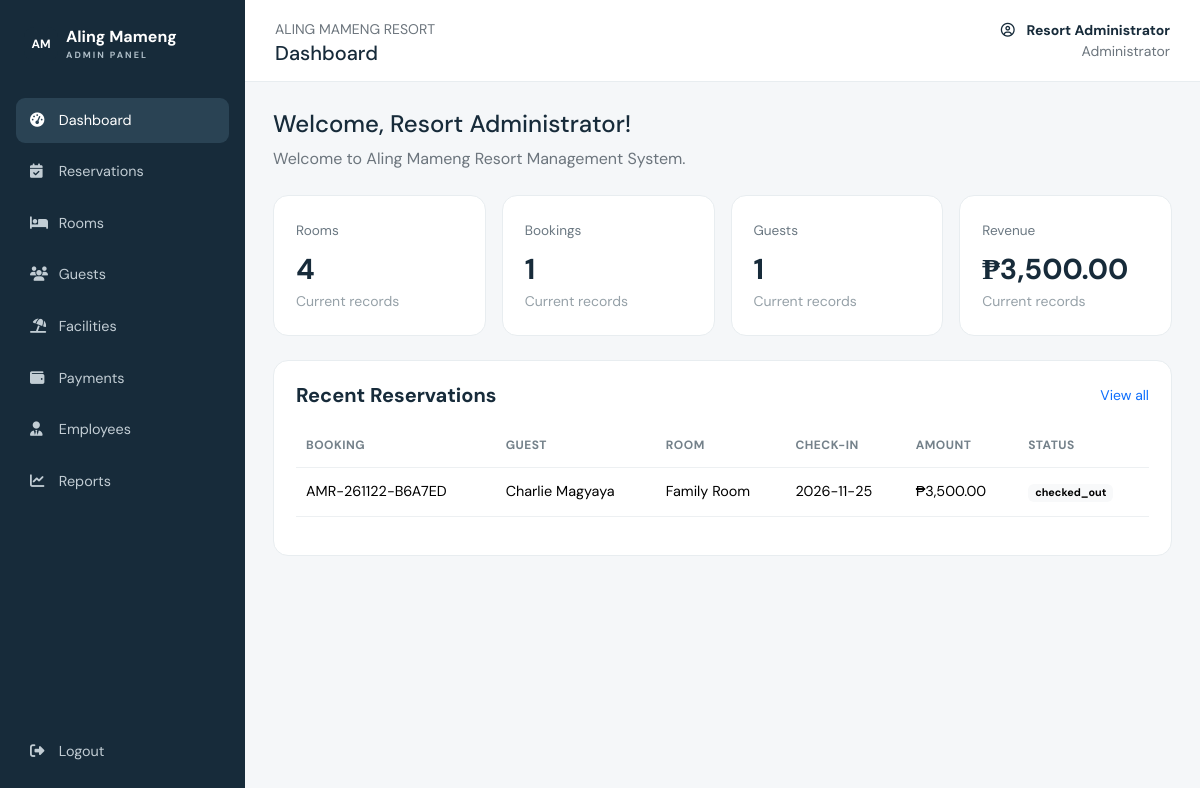
The app's page /AMR/admin/dashboard.php (signed in) with its own data.
### tables this page shows
CREATE TABLE `bookings` (
  `id` int(11) NOT NULL,
  `booking_code` varchar(30) NOT NULL,
  `user_id` int(11) NOT NULL,
  `room_id` int(11) NOT NULL,
  `check_in` date NOT NULL,
  `check_out` date NOT NULL,
  `guests` int(11) NOT NULL DEFAULT 1,
  `nights` int(11) NOT NULL,
  `total_amount` decimal(10,2) NOT NULL,
  `status` enum('pending','confirmed','checked_in','checked_out','cancelled') DEFAULT 'pending',
  `special_request` text DEFAULT NULL,
  `created_at` timestamp NOT NULL DEFAULT current_timestamp()
);

CREATE TABLE `users` (
  `id` int(11) NOT NULL,
  `full_name` varchar(120) NOT NULL,
  `email` varchar(160) NOT NULL,
  `phone` varchar(30) DEFAULT NULL,
  `password_hash` varchar(255) NOT NULL,
  `role` enum('admin','guest') NOT NULL DEFAULT 'guest',
  `created_at` timestamp NOT NULL DEFAULT current_timestamp()
);

CREATE TABLE `rooms` (
  `id` int(11) NOT NULL,
  `room_name` varchar(120) NOT NULL,
  `room_type` varchar(80) NOT NULL,
  `description` text DEFAULT NULL,
  `capacity` int(11) NOT NULL DEFAULT 2,
  `price_per_night` decimal(10,2) NOT NULL,
  `image` varchar(255) DEFAULT 'assets/images/room-placeholder.jpg',
  `status` enum('available','maintenance','inactive') DEFAULT 'available',
  `created_at` timestamp NOT NULL DEFAULT current_timestamp()
);

### AMR/config.php (called while the page is built, shortened)
<?php
function e(?string $value): string {
    return htmlspecialchars($value ?? '', ENT_QUOTES, 'UTF-8');
}
function money($amount): string {
    return '₱' . number_format((float)$amount, 2);
}

### AMR/admin/dashboard.php (the view, shortened to what this page needs)
<?php
require_once __DIR__.'/../config.php';
$employeeName = $_SESSION['name'] ?? 'Employee';
$stats = [
    'Rooms' => $pdo->query("SELECT COUNT(*) FROM rooms")->fetchColumn(),
    'Bookings' => $pdo->query("SELECT COUNT(*) FROM bookings WHERE status NOT IN ('cancelled')")->fetchColumn(),
    'Guests' => $pdo->query("SELECT COUNT(*) FROM users WHERE role='guest'")->fetchColumn(),
    'Revenue' => $pdo->query("SELECT COALESCE(SUM(amount),0) FROM payments WHERE payment_status='paid'")->fetchColumn()
];
$recent = $pdo->query("
    SELECT b.*, u.full_name, r.room_name
    FROM bookings b
    JOIN users u ON u.id=b.user_id
    JOIN rooms r ON r.id=b.room_id
    ORDER BY b.created_at DESC
    LIMIT 8
")->fetchAll();
require '_layout_top.php';
?>
<div class="mb-4">
    <h4>Welcome, <?= e($employeeName) ?>!</h4>
    <p class="text-secondary">
        Welcome to Aling Mameng Resort Management System.
    </p>
</div>
<div class="row g-3 mb-4">
    <?php foreach($stats as $label => $value): ?>
        <div class="col-6 col-xl-3">
            <div class="stat-card">
                <span><?= e($label) ?></span>
                <h3>
                    <?= $label === 'Revenue'
                        ? money($value)
                        : number_format((int)$value) ?>
                </h3>
                <small>Current records</small>
            </div>
        </div>
    <?php endforeach; ?>
</div>
<div class="content-card">
    <div class="d-flex justify-content-between align-items-center mb-3">
        <h5 class="mb-0">Recent Reservations</h5>
        <a href="reservations.php" class="small">View all</a>
    </div>
    <div class="table-responsive">
        <table class="table align-middle">
            <thead>
                <tr>
                    <th>Booking</th>
                    <th>Guest</th>
                    <th>Room</th>
                    <th>Check-in</th>
                    <th>Amount</th>
                    <th>Status</th>
                </tr>
            </thead>
            <tbody>
                <?php foreach($recent as $b): ?>
                    <tr>
                        <td><?= e($b['booking_code']) ?></td>
                        <td><?= e($b['full_name']) ?></td>
                        <td><?= e($b['room_name']) ?></td>
                        <td><?= e($b['check_in']) ?></td>
                        <td><?= money($b['total_amount']) ?></td>
                        <td>
                            <span class="badge text-bg-light">
                                <?= e($b['status']) ?>
                            </span>
                        </td>
                    </tr>
                <?php endforeach; ?>
            </tbody>
        </table>
    </div>
</div>
<?php require '_layout_bottom.php'; ?>

### AMR/assets/css/style.css (style rules this page uses)
:root { --ink:#172b3a;--muted:#6b7882;--line:#e8edf0;--soft:#f5f7f8;--blue:#dce8ef }
* { box-sizing:border-box }
body { font-family:'DM Sans',sans-serif;color:var(--ink);background:#fff }
h1,h2,h3,.display-font { font-family:'Playfair Display',serif }
a { text-decoration:none }
.admin-body { background:#f5f7f9 }
.stat-card,.content-card { background:#fff;border:1px solid var(--line);border-radius:15px;padding:22px }
.stat-card span { font-size:.85rem;color:var(--muted) }
.stat-card h3 { font-family:'DM Sans';font-weight:700;font-size:1.8rem;margin:10px 0 3px }
.stat-card small { color:#96a1a8 }
.content-card h5 { font-weight:700;margin-bottom:18px }
.table { font-size:.9rem }
.table>:not(caption)>*>* { padding:13px 10px;border-color:#edf0f2 }
.table thead th { font-size:.75rem;text-transform:uppercase;letter-spacing:.5px;color:#74818a;font-weight:700;white-space:nowrap }

### records on screen
bookings: booking_code "AMR-261122-B6A7ED", user.full_name "Charlie Magyaya", room.room_name "Family Room", check_in "2026-11-25", total_amount "₱3,500.00", status "checked_out"

### other values on screen
str_replace('.php', '', $file) "Reservations"
str_replace('.php', '', $file) "Rooms"
str_replace('.php', '', $file) "Guests"
str_replace('.php', '', $file) "Facilities"
str_replace('.php', '', $file) "Payments"
str_replace('.php', '', $file) "Employees"
str_replace('.php', '', $file) "Reports"
$adminTitle "Dashboard"
$_SESSION['name'] "Resort Administrator"
$employeeName "Resort Administrator"
$label "Rooms"
$value "4"
$label "Bookings"
$value "1"
$label "Guests"
